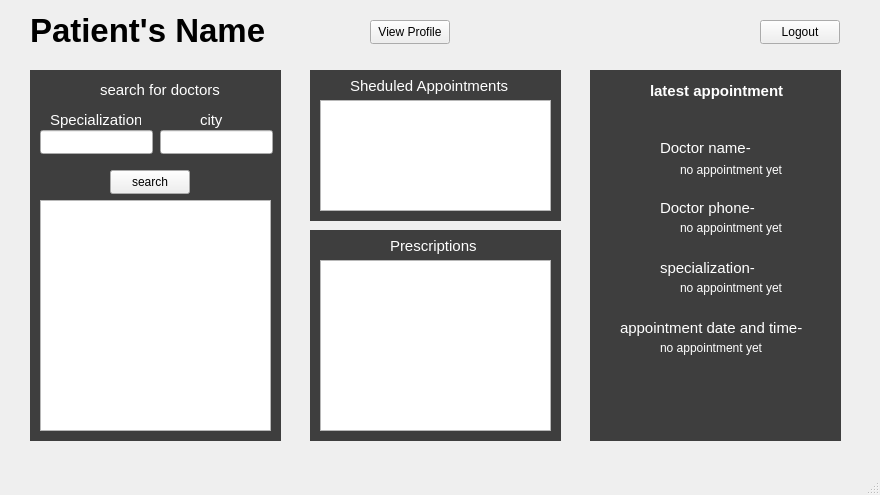
<?xml version="1.0" encoding="UTF-8"?>
<ui version="4.0">
 <class>Dashboard_patient</class>
 <widget class="QMainWindow" name="Dashboard_patient">
  <property name="geometry">
   <rect>
    <x>0</x>
    <y>0</y>
    <width>880</width>
    <height>495</height>
   </rect>
  </property>
  <property name="windowTitle">
   <string>MainWindow</string>
  </property>
  <widget class="QWidget" name="centralwidget">
   <widget class="QLabel" name="label">
    <property name="geometry">
     <rect>
      <x>30</x>
      <y>0</y>
      <width>321</width>
      <height>61</height>
     </rect>
    </property>
    <property name="font">
     <font>
      <pointsize>25</pointsize>
      <bold>true</bold>
     </font>
    </property>
    <property name="text">
     <string>Patient's Name</string>
    </property>
   </widget>
   <widget class="QLabel" name="label_2">
    <property name="geometry">
     <rect>
      <x>30</x>
      <y>70</y>
      <width>251</width>
      <height>371</height>
     </rect>
    </property>
    <property name="styleSheet">
     <string notr="true">
background-color: rgb(62, 62, 62);</string>
    </property>
    <property name="text">
     <string/>
    </property>
   </widget>
   <widget class="QLabel" name="label_3">
    <property name="geometry">
     <rect>
      <x>310</x>
      <y>70</y>
      <width>251</width>
      <height>151</height>
     </rect>
    </property>
    <property name="styleSheet">
     <string notr="true">
background-color: rgb(62, 62, 62);</string>
    </property>
    <property name="text">
     <string/>
    </property>
   </widget>
   <widget class="QLabel" name="label_4">
    <property name="geometry">
     <rect>
      <x>310</x>
      <y>230</y>
      <width>251</width>
      <height>211</height>
     </rect>
    </property>
    <property name="styleSheet">
     <string notr="true">
background-color: rgb(62, 62, 62);</string>
    </property>
    <property name="text">
     <string/>
    </property>
   </widget>
   <widget class="QLabel" name="label_5">
    <property name="geometry">
     <rect>
      <x>590</x>
      <y>70</y>
      <width>251</width>
      <height>371</height>
     </rect>
    </property>
    <property name="font">
     <font>
      <pointsize>11</pointsize>
     </font>
    </property>
    <property name="styleSheet">
     <string notr="true">
background-color: rgb(62, 62, 62);</string>
    </property>
    <property name="text">
     <string/>
    </property>
   </widget>
   <widget class="QLineEdit" name="specializaiton">
    <property name="geometry">
     <rect>
      <x>40</x>
      <y>130</y>
      <width>113</width>
      <height>24</height>
     </rect>
    </property>
    <property name="text">
     <string/>
    </property>
   </widget>
   <widget class="QLineEdit" name="city">
    <property name="geometry">
     <rect>
      <x>160</x>
      <y>130</y>
      <width>113</width>
      <height>24</height>
     </rect>
    </property>
    <property name="text">
     <string/>
    </property>
   </widget>
   <widget class="QLabel" name="label_6">
    <property name="geometry">
     <rect>
      <x>100</x>
      <y>80</y>
      <width>131</width>
      <height>20</height>
     </rect>
    </property>
    <property name="font">
     <font>
      <pointsize>11</pointsize>
     </font>
    </property>
    <property name="styleSheet">
     <string notr="true">color: rgb(255, 255, 255);</string>
    </property>
    <property name="text">
     <string>search for doctors</string>
    </property>
   </widget>
   <widget class="QLabel" name="label_7">
    <property name="geometry">
     <rect>
      <x>50</x>
      <y>110</y>
      <width>91</width>
      <height>20</height>
     </rect>
    </property>
    <property name="font">
     <font>
      <pointsize>11</pointsize>
     </font>
    </property>
    <property name="styleSheet">
     <string notr="true">color: rgb(255, 255, 255);</string>
    </property>
    <property name="text">
     <string>Specialization</string>
    </property>
   </widget>
   <widget class="QLabel" name="label_8">
    <property name="geometry">
     <rect>
      <x>200</x>
      <y>110</y>
      <width>41</width>
      <height>20</height>
     </rect>
    </property>
    <property name="font">
     <font>
      <pointsize>11</pointsize>
     </font>
    </property>
    <property name="styleSheet">
     <string notr="true">color: rgb(255, 255, 255);</string>
    </property>
    <property name="text">
     <string>city</string>
    </property>
   </widget>
   <widget class="QListWidget" name="listWidget">
    <property name="geometry">
     <rect>
      <x>40</x>
      <y>200</y>
      <width>231</width>
      <height>231</height>
     </rect>
    </property>
   </widget>
   <widget class="QPushButton" name="pushButton">
    <property name="geometry">
     <rect>
      <x>110</x>
      <y>170</y>
      <width>80</width>
      <height>24</height>
     </rect>
    </property>
    <property name="text">
     <string>search</string>
    </property>
   </widget>
   <widget class="QLabel" name="label_9">
    <property name="geometry">
     <rect>
      <x>350</x>
      <y>70</y>
      <width>161</width>
      <height>31</height>
     </rect>
    </property>
    <property name="font">
     <font>
      <pointsize>11</pointsize>
     </font>
    </property>
    <property name="styleSheet">
     <string notr="true">color: rgb(255, 255, 255);</string>
    </property>
    <property name="text">
     <string>Sheduled Appointments</string>
    </property>
   </widget>
   <widget class="QListWidget" name="listWidget_2">
    <property name="geometry">
     <rect>
      <x>320</x>
      <y>100</y>
      <width>231</width>
      <height>111</height>
     </rect>
    </property>
   </widget>
   <widget class="QLabel" name="label_10">
    <property name="geometry">
     <rect>
      <x>390</x>
      <y>230</y>
      <width>91</width>
      <height>31</height>
     </rect>
    </property>
    <property name="font">
     <font>
      <pointsize>11</pointsize>
     </font>
    </property>
    <property name="styleSheet">
     <string notr="true">color: rgb(255, 255, 255);</string>
    </property>
    <property name="text">
     <string>Prescriptions</string>
    </property>
   </widget>
   <widget class="QListWidget" name="listWidget_3">
    <property name="geometry">
     <rect>
      <x>320</x>
      <y>260</y>
      <width>231</width>
      <height>171</height>
     </rect>
    </property>
   </widget>
   <widget class="QLabel" name="label_11">
    <property name="enabled">
     <bool>false</bool>
    </property>
    <property name="geometry">
     <rect>
      <x>650</x>
      <y>80</y>
      <width>151</width>
      <height>21</height>
     </rect>
    </property>
    <property name="font">
     <font>
      <pointsize>11</pointsize>
      <bold>true</bold>
     </font>
    </property>
    <property name="styleSheet">
     <string notr="true">color: rgb(255, 255, 255);</string>
    </property>
    <property name="text">
     <string>latest appointment</string>
    </property>
   </widget>
   <widget class="QPushButton" name="pushButton_2">
    <property name="geometry">
     <rect>
      <x>760</x>
      <y>20</y>
      <width>80</width>
      <height>24</height>
     </rect>
    </property>
    <property name="text">
     <string>Logout</string>
    </property>
   </widget>
   <widget class="QPushButton" name="pushButton_3">
    <property name="geometry">
     <rect>
      <x>370</x>
      <y>20</y>
      <width>80</width>
      <height>24</height>
     </rect>
    </property>
    <property name="text">
     <string>View Profile</string>
    </property>
   </widget>
   <widget class="QLabel" name="label_12">
    <property name="enabled">
     <bool>false</bool>
    </property>
    <property name="geometry">
     <rect>
      <x>660</x>
      <y>140</y>
      <width>91</width>
      <height>16</height>
     </rect>
    </property>
    <property name="font">
     <font>
      <pointsize>11</pointsize>
     </font>
    </property>
    <property name="styleSheet">
     <string notr="true">color: rgb(255, 255, 255);</string>
    </property>
    <property name="text">
     <string>Doctor name-</string>
    </property>
   </widget>
   <widget class="QLabel" name="label_13">
    <property name="enabled">
     <bool>false</bool>
    </property>
    <property name="geometry">
     <rect>
      <x>660</x>
      <y>200</y>
      <width>111</width>
      <height>16</height>
     </rect>
    </property>
    <property name="font">
     <font>
      <pointsize>11</pointsize>
     </font>
    </property>
    <property name="styleSheet">
     <string notr="true">color: rgb(255, 255, 255);</string>
    </property>
    <property name="text">
     <string>Doctor phone-</string>
    </property>
   </widget>
   <widget class="QLabel" name="label_14">
    <property name="enabled">
     <bool>false</bool>
    </property>
    <property name="geometry">
     <rect>
      <x>660</x>
      <y>260</y>
      <width>101</width>
      <height>16</height>
     </rect>
    </property>
    <property name="font">
     <font>
      <pointsize>11</pointsize>
     </font>
    </property>
    <property name="styleSheet">
     <string notr="true">color: rgb(255, 255, 255);</string>
    </property>
    <property name="text">
     <string>specialization-</string>
    </property>
   </widget>
   <widget class="QLabel" name="label_15">
    <property name="enabled">
     <bool>false</bool>
    </property>
    <property name="geometry">
     <rect>
      <x>620</x>
      <y>320</y>
      <width>201</width>
      <height>16</height>
     </rect>
    </property>
    <property name="font">
     <font>
      <pointsize>11</pointsize>
     </font>
    </property>
    <property name="styleSheet">
     <string notr="true">color: rgb(255, 255, 255);</string>
    </property>
    <property name="text">
     <string>appointment date and time-</string>
    </property>
   </widget>
   <widget class="QLabel" name="label_16">
    <property name="enabled">
     <bool>false</bool>
    </property>
    <property name="geometry">
     <rect>
      <x>680</x>
      <y>160</y>
      <width>111</width>
      <height>20</height>
     </rect>
    </property>
    <property name="styleSheet">
     <string notr="true">color: rgb(255, 255, 255);</string>
    </property>
    <property name="text">
     <string>no appointment yet</string>
    </property>
   </widget>
   <widget class="QLabel" name="label_17">
    <property name="enabled">
     <bool>false</bool>
    </property>
    <property name="geometry">
     <rect>
      <x>680</x>
      <y>220</y>
      <width>111</width>
      <height>16</height>
     </rect>
    </property>
    <property name="styleSheet">
     <string notr="true">color: rgb(255, 255, 255);</string>
    </property>
    <property name="text">
     <string>no appointment yet</string>
    </property>
   </widget>
   <widget class="QLabel" name="label_18">
    <property name="enabled">
     <bool>false</bool>
    </property>
    <property name="geometry">
     <rect>
      <x>680</x>
      <y>280</y>
      <width>111</width>
      <height>16</height>
     </rect>
    </property>
    <property name="styleSheet">
     <string notr="true">color: rgb(255, 255, 255);</string>
    </property>
    <property name="text">
     <string>no appointment yet</string>
    </property>
   </widget>
   <widget class="QLabel" name="label_19">
    <property name="enabled">
     <bool>false</bool>
    </property>
    <property name="geometry">
     <rect>
      <x>660</x>
      <y>340</y>
      <width>111</width>
      <height>16</height>
     </rect>
    </property>
    <property name="styleSheet">
     <string notr="true">color: rgb(255, 255, 255);</string>
    </property>
    <property name="text">
     <string>no appointment yet</string>
    </property>
   </widget>
  </widget>
  <widget class="QMenuBar" name="menubar">
   <property name="geometry">
    <rect>
     <x>0</x>
     <y>0</y>
     <width>880</width>
     <height>21</height>
    </rect>
   </property>
  </widget>
  <widget class="QStatusBar" name="statusbar"/>
 </widget>
 <resources/>
 <connections/>
</ui>
